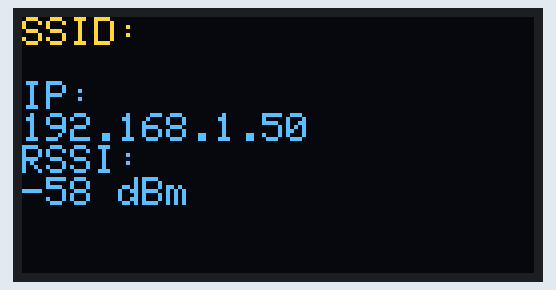
This sketch was run on a simulated ESP32. Parts: 128×64 one-colour display. The OLED is the two-colour kind (top 16 rows yellow); WiFi joins after 1.5 s; servers stay silent unless stated; what the sketch prints to the serial monitor is not drawn.

Above: at 5.1 s.

The sketch:

wifi_esp32_314.ino
```cpp
// snippet: wifi_esp32_314
// tags: adafruit_gfx, adafruit_ssd1306, wifi
// boards: esp32
// library: Adafruit_GFX, Adafruit_SSD1306, WiFi
// description: Display current WiFi SSID, IP address and RSSI on an SSD1306 128×64 OLED at I2C address 0x3C
// prompts: display, current, address, ssd1306, 128×64, address
// verified: compile-only
// source: kd-generated (id 314)
// exact-include: Wire.h, Adafruit_GFX.h, Adafruit_SSD1306.h, WiFi.h

#include <Wire.h>
#include <Adafruit_GFX.h>
#include <Adafruit_SSD1306.h>
#include <WiFi.h>

#define SCREEN_WIDTH 128
#define SCREEN_HEIGHT 64
#define OLED_ADDR 0x3C

Adafruit_SSD1306 display(SCREEN_WIDTH, SCREEN_HEIGHT, &Wire, -1);
unsigned long prevMs = 0;
const unsigned long REFRESH_INTERVAL = 5000; // 5 seconds

void setup() {
  Serial.begin(115200);
  if (!display.begin(SSD1306_SWITCHCAPVCC, OLED_ADDR)) {
    Serial.println("SSD1306 not found");
    while (1);
  }
  display.clearDisplay();  // SSD1306: clear the framebuffer (push with display())
  display.setTextSize(1);
  display.setTextColor(SSD1306_WHITE);
  display.setCursor(0, 0);
  display.println("WiFi Info");
  display.display();  // SSD1306: push the framebuffer to the screen
  WiFi.begin();
  unsigned long wifiStart = millis();
  while (WiFi.status() != WL_CONNECTED && millis() - wifiStart < 10000) {
    delay(500);
    Serial.print(".");
  }
  if (WiFi.status() != WL_CONNECTED) { Serial.println("WiFi failed"); while (1); }
  Serial.println("\nWiFi connected");
}

void loop() {
  unsigned long now = millis();
  if (now - prevMs >= REFRESH_INTERVAL) {
    prevMs = now;
    displayWiFiInfo();
  }
}

void displayWiFiInfo() {
  display.clearDisplay();  // SSD1306: clear the framebuffer (push with display())
  display.setTextSize(1);
  display.setTextColor(SSD1306_WHITE);
  display.setCursor(0, 0);
  display.println("SSID:");
  display.println(WiFi.SSID());
  display.println("IP:");
  display.println(WiFi.localIP());
  display.println("RSSI:");
  display.print(WiFi.RSSI());
  display.println(" dBm");
  display.display();  // SSD1306: push the framebuffer to the screen
}
```
